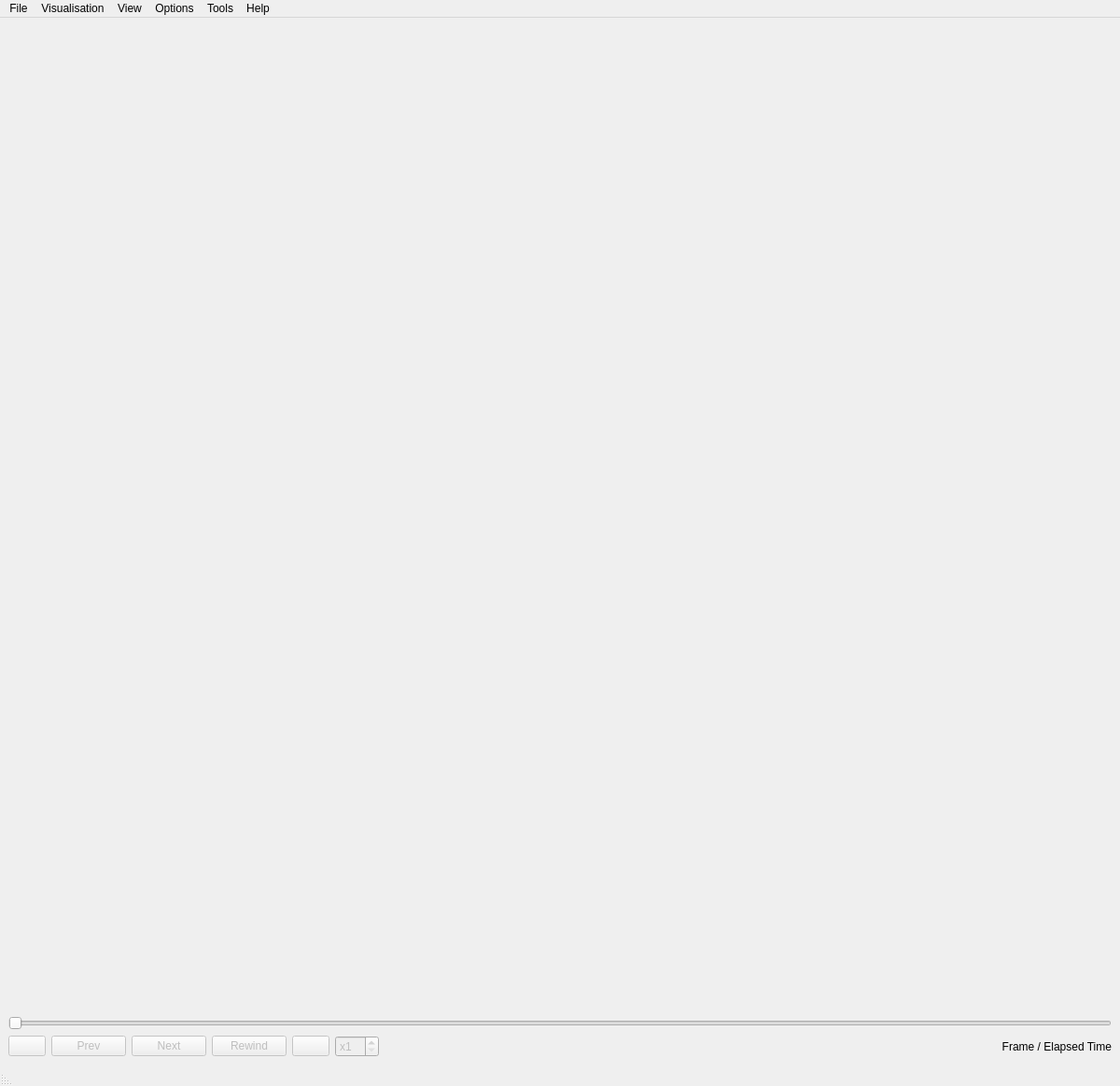
<?xml version="1.0" encoding="UTF-8"?>
<ui version="4.0">
 <class>mainwindow</class>
 <widget class="QMainWindow" name="mainwindow">
  <property name="geometry">
   <rect>
    <x>0</x>
    <y>0</y>
    <width>1200</width>
    <height>1164</height>
   </rect>
  </property>
  <property name="sizePolicy">
   <sizepolicy hsizetype="Maximum" vsizetype="Maximum">
    <horstretch>0</horstretch>
    <verstretch>0</verstretch>
   </sizepolicy>
  </property>
  <property name="acceptDrops">
   <bool>true</bool>
  </property>
  <property name="windowTitle">
   <string>JPSvis</string>
  </property>
  <property name="windowIcon">
   <iconset resource="icons.qrc">
    <normaloff>:/new/iconsS/icons/JPSvis.png</normaloff>:/new/iconsS/icons/JPSvis.png</iconset>
  </property>
  <property name="toolTip">
   <string>Visualise Pedestrian Motions</string>
  </property>
  <property name="whatsThis">
   <string>a Software....</string>
  </property>
  <widget class="QWidget" name="centralwidget">
   <property name="sizePolicy">
    <sizepolicy hsizetype="Maximum" vsizetype="Maximum">
     <horstretch>0</horstretch>
     <verstretch>0</verstretch>
    </sizepolicy>
   </property>
   <property name="minimumSize">
    <size>
     <width>1024</width>
     <height>768</height>
    </size>
   </property>
   <layout class="QVBoxLayout" name="verticalLayout_2">
    <item>
     <widget class="QVTKOpenGLNativeWidget" name="render_widget" native="true">
      <property name="sizePolicy">
       <sizepolicy hsizetype="Preferred" vsizetype="Preferred">
        <horstretch>10</horstretch>
        <verstretch>10</verstretch>
       </sizepolicy>
      </property>
     </widget>
    </item>
    <item>
     <widget class="QSlider" name="framesIndicatorSlider">
      <property name="enabled">
       <bool>false</bool>
      </property>
      <property name="maximum">
       <number>60</number>
      </property>
      <property name="pageStep">
       <number>1</number>
      </property>
      <property name="tracking">
       <bool>true</bool>
      </property>
      <property name="orientation">
       <enum>Qt::Horizontal</enum>
      </property>
     </widget>
    </item>
    <item>
     <layout class="QHBoxLayout" name="horizontalLayout_2">
      <item>
       <widget class="QPushButton" name="BtStart">
        <property name="enabled">
         <bool>false</bool>
        </property>
        <property name="toolTip">
         <string>Start Visualisation</string>
        </property>
        <property name="icon">
         <iconset resource="icons.qrc">
          <normaloff>:/new/iconsS/icons/Play1Hot.png</normaloff>
          <normalon>:/new/iconsS/icons/PauseHot.png</normalon>:/new/iconsS/icons/Play1Hot.png</iconset>
        </property>
        <property name="iconSize">
         <size>
          <width>20</width>
          <height>20</height>
         </size>
        </property>
        <property name="checkable">
         <bool>true</bool>
        </property>
       </widget>
      </item>
      <item>
       <widget class="QPushButton" name="BtPreviousFrame">
        <property name="enabled">
         <bool>false</bool>
        </property>
        <property name="text">
         <string>Prev</string>
        </property>
       </widget>
      </item>
      <item>
       <widget class="QPushButton" name="BtNextFrame">
        <property name="enabled">
         <bool>false</bool>
        </property>
        <property name="text">
         <string>Next</string>
        </property>
       </widget>
      </item>
      <item>
       <widget class="QPushButton" name="rewind">
        <property name="enabled">
         <bool>false</bool>
        </property>
        <property name="text">
         <string>Rewind</string>
        </property>
       </widget>
      </item>
      <item>
       <widget class="QPushButton" name="BtRecord">
        <property name="enabled">
         <bool>false</bool>
        </property>
        <property name="toolTip">
         <string>Start Recording</string>
        </property>
        <property name="text">
         <string/>
        </property>
        <property name="icon">
         <iconset resource="icons.qrc">
          <normaloff>:/new/iconsS/icons/RecordPressed.png</normaloff>:/new/iconsS/icons/RecordPressed.png</iconset>
        </property>
        <property name="iconSize">
         <size>
          <width>20</width>
          <height>20</height>
         </size>
        </property>
        <property name="checkable">
         <bool>true</bool>
        </property>
       </widget>
      </item>
      <item>
       <widget class="QSpinBox" name="replaySpeedSelector">
        <property name="enabled">
         <bool>false</bool>
        </property>
        <property name="prefix">
         <string>x</string>
        </property>
        <property name="minimum">
         <number>1</number>
        </property>
        <property name="maximum">
         <number>10</number>
        </property>
       </widget>
      </item>
      <item>
       <spacer name="horizontalSpacer">
        <property name="orientation">
         <enum>Qt::Horizontal</enum>
        </property>
        <property name="sizeHint" stdset="0">
         <size>
          <width>40</width>
          <height>20</height>
         </size>
        </property>
       </spacer>
      </item>
      <item>
       <widget class="QLabel" name="time">
        <property name="sizePolicy">
         <sizepolicy hsizetype="Expanding" vsizetype="Preferred">
          <horstretch>1</horstretch>
          <verstretch>0</verstretch>
         </sizepolicy>
        </property>
        <property name="text">
         <string>Frame / Elapsed Time</string>
        </property>
        <property name="alignment">
         <set>Qt::AlignRight|Qt::AlignTrailing|Qt::AlignVCenter</set>
        </property>
       </widget>
      </item>
     </layout>
    </item>
   </layout>
  </widget>
  <widget class="QMenuBar" name="menubar">
   <property name="geometry">
    <rect>
     <x>0</x>
     <y>0</y>
     <width>1200</width>
     <height>22</height>
    </rect>
   </property>
   <widget class="QMenu" name="menuFile">
    <property name="title">
     <string>File</string>
    </property>
    <addaction name="actionOpenFile"/>
    <addaction name="separator"/>
    <addaction name="actionExit"/>
   </widget>
   <widget class="QMenu" name="menuApplication">
    <property name="title">
     <string>Visualisation</string>
    </property>
    <addaction name="actionTogglePlayback"/>
    <addaction name="actionRewind"/>
    <addaction name="actionRecord"/>
    <addaction name="actionNextFrame"/>
    <addaction name="actionPreviousFrame"/>
    <addaction name="actionIncreaseReplaySpeed"/>
    <addaction name="actionDecreaseReplaySpeed"/>
   </widget>
   <widget class="QMenu" name="menuHelp">
    <property name="title">
     <string>Help</string>
    </property>
    <addaction name="separator"/>
    <addaction name="actionAbout"/>
    <addaction name="separator"/>
   </widget>
   <widget class="QMenu" name="menuOptions">
    <property name="title">
     <string>Options</string>
    </property>
    <addaction name="actionBackground_Color"/>
    <addaction name="actionFloor_Color"/>
    <addaction name="actionWalls_Color"/>
    <addaction name="actionObstacles_Color"/>
    <addaction name="actionNavigation_Lines_Color"/>
    <addaction name="separator"/>
    <addaction name="actionPedestrian_Shape"/>
    <addaction name="actionRemember_Settings"/>
   </widget>
   <widget class="QMenu" name="menuView">
    <property name="title">
     <string>View</string>
    </property>
    <widget class="QMenu" name="menuCamera_View">
     <property name="title">
      <string>Camera View</string>
     </property>
     <addaction name="actionCameraViewTop"/>
     <addaction name="separator"/>
     <addaction name="actionTop_Rotate"/>
     <addaction name="actionSide_Rotate"/>
     <addaction name="separator"/>
    </widget>
    <addaction name="action2_D"/>
    <addaction name="action3_D"/>
    <addaction name="menuCamera_View"/>
    <addaction name="separator"/>
    <addaction name="actionShow_Agents"/>
    <addaction name="actionShow_Captions"/>
    <addaction name="actionShow_Trajectories"/>
    <addaction name="actionShow_Directions"/>
    <addaction name="separator"/>
    <addaction name="actionShow_Geometry"/>
    <addaction name="actionShow_Floor"/>
    <addaction name="actionShow_Exits"/>
    <addaction name="actionShow_Walls"/>
    <addaction name="actionShow_Axis"/>
    <addaction name="actionShow_Wall_Caption"/>
    <addaction name="actionShow_Room_Caption"/>
    <addaction name="actionShow_Door_Caption"/>
    <addaction name="actionShow_Obstacles"/>
    <addaction name="actionShow_Navigation_Lines"/>
    <addaction name="actionShow_Gradient_Field"/>
    <addaction name="actionShow_Geometry_Captions"/>
    <addaction name="separator"/>
    <addaction name="actionShow_Onscreen_Infos"/>
    <addaction name="separator"/>
    <addaction name="actionShowGeometry_Structure"/>
   </widget>
   <widget class="QMenu" name="menuTools">
    <property name="title">
     <string>Tools</string>
    </property>
    <addaction name="actionSnapshot"/>
    <addaction name="separator"/>
    <addaction name="actionRecord_PNG_sequences"/>
    <addaction name="actionRender_PNG_to_AVI"/>
   </widget>
   <addaction name="menuFile"/>
   <addaction name="menuApplication"/>
   <addaction name="menuView"/>
   <addaction name="menuOptions"/>
   <addaction name="menuTools"/>
   <addaction name="menuHelp"/>
  </widget>
  <widget class="QStatusBar" name="statusbar">
   <property name="mouseTracking">
    <bool>true</bool>
   </property>
   <property name="layoutDirection">
    <enum>Qt::RightToLeft</enum>
   </property>
  </widget>
  <action name="actionExit">
   <property name="text">
    <string>Exit</string>
   </property>
   <property name="toolTip">
    <string>Quit the application</string>
   </property>
   <property name="shortcut">
    <string>Ctrl+Q</string>
   </property>
  </action>
  <action name="actionTogglePlayback">
   <property name="checkable">
    <bool>false</bool>
   </property>
   <property name="enabled">
    <bool>false</bool>
   </property>
   <property name="text">
    <string>Pause/Resume</string>
   </property>
   <property name="shortcut">
    <string>Space</string>
   </property>
  </action>
  <action name="actionAbout">
   <property name="text">
    <string>About JPSvis</string>
   </property>
   <property name="shortcut">
    <string>F1</string>
   </property>
  </action>
  <action name="actionRecord">
   <property name="enabled">
    <bool>false</bool>
   </property>
   <property name="text">
    <string>Record</string>
   </property>
   <property name="shortcut">
    <string>Ctrl+L</string>
   </property>
  </action>
  <action name="action2_D">
   <property name="checkable">
    <bool>true</bool>
   </property>
   <property name="enabled">
    <bool>true</bool>
   </property>
   <property name="text">
    <string>2-D</string>
   </property>
   <property name="shortcut">
    <string>Ctrl+2</string>
   </property>
  </action>
  <action name="actionOpenFile">
   <property name="enabled">
    <bool>true</bool>
   </property>
   <property name="text">
    <string>Open File</string>
   </property>
   <property name="shortcut">
    <string>Ctrl+O</string>
   </property>
  </action>
  <action name="action3_D">
   <property name="checkable">
    <bool>true</bool>
   </property>
   <property name="checked">
    <bool>true</bool>
   </property>
   <property name="enabled">
    <bool>true</bool>
   </property>
   <property name="text">
    <string>3-D</string>
   </property>
   <property name="shortcut">
    <string>Ctrl+3</string>
   </property>
  </action>
  <action name="actionShow_Agents">
   <property name="checkable">
    <bool>true</bool>
   </property>
   <property name="checked">
    <bool>true</bool>
   </property>
   <property name="enabled">
    <bool>true</bool>
   </property>
   <property name="text">
    <string>Show Agents</string>
   </property>
  </action>
  <action name="actionShow_Trajectories">
   <property name="checkable">
    <bool>true</bool>
   </property>
   <property name="enabled">
    <bool>true</bool>
   </property>
   <property name="text">
    <string>Show Trajectories</string>
   </property>
   <property name="shortcut">
    <string>S, T</string>
   </property>
  </action>
  <action name="actionShow_Geometry">
   <property name="checkable">
    <bool>true</bool>
   </property>
   <property name="checked">
    <bool>true</bool>
   </property>
   <property name="enabled">
    <bool>true</bool>
   </property>
   <property name="text">
    <string>Show Geometry</string>
   </property>
   <property name="shortcut">
    <string>S, G</string>
   </property>
  </action>
  <action name="actionShow_Captions">
   <property name="checkable">
    <bool>true</bool>
   </property>
   <property name="checked">
    <bool>false</bool>
   </property>
   <property name="text">
    <string>Show Agents Captions</string>
   </property>
   <property name="shortcut">
    <string>S, C</string>
   </property>
  </action>
  <action name="actionBackground_Color">
   <property name="text">
    <string>Background Color</string>
   </property>
   <property name="shortcut">
    <string>Ctrl+K</string>
   </property>
  </action>
  <action name="actionShow_Axis">
   <property name="checkable">
    <bool>true</bool>
   </property>
   <property name="enabled">
    <bool>false</bool>
   </property>
   <property name="text">
    <string>Show Axis</string>
   </property>
   <property name="shortcut">
    <string>S, A</string>
   </property>
   <property name="visible">
    <bool>false</bool>
   </property>
  </action>
  <action name="actionCameraViewTop">
   <property name="checkable">
    <bool>false</bool>
   </property>
   <property name="checked">
    <bool>false</bool>
   </property>
   <property name="text">
    <string>Top Reset</string>
   </property>
  </action>
  <action name="actionPedestrian_Shape">
   <property name="text">
    <string>Settings</string>
   </property>
   <property name="shortcut">
    <string>Ctrl+,</string>
   </property>
   <property name="visible">
    <bool>false</bool>
   </property>
  </action>
  <action name="actionSnapshot">
   <property name="text">
    <string>Snapshot</string>
   </property>
   <property name="shortcut">
    <string>F5</string>
   </property>
  </action>
  <action name="actionRecord_PNG_sequences">
   <property name="enabled">
    <bool>true</bool>
   </property>
   <property name="text">
    <string>Record PNG sequences</string>
   </property>
   <property name="shortcut">
    <string>F6</string>
   </property>
  </action>
  <action name="actionRender_PNG_to_AVI">
   <property name="enabled">
    <bool>false</bool>
   </property>
   <property name="text">
    <string>Render PNG to AVI</string>
   </property>
   <property name="visible">
    <bool>false</bool>
   </property>
  </action>
  <action name="actionWalls_Color">
   <property name="text">
    <string>Walls Color</string>
   </property>
   <property name="shortcut">
    <string>Ctrl+W</string>
   </property>
  </action>
  <action name="actionShow_Onscreen_Infos">
   <property name="checkable">
    <bool>true</bool>
   </property>
   <property name="checked">
    <bool>true</bool>
   </property>
   <property name="text">
    <string>Show Onscreen Infos</string>
   </property>
  </action>
  <action name="actionShow_Exits">
   <property name="checkable">
    <bool>true</bool>
   </property>
   <property name="checked">
    <bool>true</bool>
   </property>
   <property name="text">
    <string>Show Exits</string>
   </property>
  </action>
  <action name="actionShow_Walls">
   <property name="checkable">
    <bool>true</bool>
   </property>
   <property name="checked">
    <bool>true</bool>
   </property>
   <property name="text">
    <string>Show Walls</string>
   </property>
  </action>
  <action name="actionShow_Wall_Caption">
   <property name="enabled">
    <bool>false</bool>
   </property>
   <property name="text">
    <string>Show Wall Caption</string>
   </property>
   <property name="visible">
    <bool>false</bool>
   </property>
  </action>
  <action name="actionShow_Room_Caption">
   <property name="text">
    <string>Show Room Caption</string>
   </property>
   <property name="visible">
    <bool>false</bool>
   </property>
  </action>
  <action name="actionShow_Door_Caption">
   <property name="text">
    <string>Show Door Caption</string>
   </property>
   <property name="visible">
    <bool>false</bool>
   </property>
  </action>
  <action name="actionShow_Geometry_Captions">
   <property name="checkable">
    <bool>true</bool>
   </property>
   <property name="checked">
    <bool>true</bool>
   </property>
   <property name="text">
    <string>Show Geometry Captions</string>
   </property>
  </action>
  <action name="actionShow_Navigation_Lines">
   <property name="checkable">
    <bool>true</bool>
   </property>
   <property name="checked">
    <bool>true</bool>
   </property>
   <property name="text">
    <string>Show Navigation Lines</string>
   </property>
  </action>
  <action name="actionNavigation_Lines_Color">
   <property name="text">
    <string>Navigation Lines Color</string>
   </property>
  </action>
  <action name="actionFloor_Color">
   <property name="text">
    <string>Floor Color</string>
   </property>
  </action>
  <action name="actionShow_Floor">
   <property name="checkable">
    <bool>true</bool>
   </property>
   <property name="checked">
    <bool>true</bool>
   </property>
   <property name="text">
    <string>Show Floor</string>
   </property>
  </action>
  <action name="actionRemember_Settings">
   <property name="checkable">
    <bool>true</bool>
   </property>
   <property name="checked">
    <bool>true</bool>
   </property>
   <property name="text">
    <string>Remember Settings</string>
   </property>
  </action>
  <action name="actionShowGeometry_Structure">
   <property name="checkable">
    <bool>true</bool>
   </property>
   <property name="text">
    <string>Show Geometry Structure</string>
   </property>
   <property name="toolTip">
    <string>Display the structure of the geometry </string>
   </property>
   <property name="shortcut">
    <string>Ctrl+G</string>
   </property>
  </action>
  <action name="actionShow_Obstacles">
   <property name="checkable">
    <bool>true</bool>
   </property>
   <property name="checked">
    <bool>true</bool>
   </property>
   <property name="text">
    <string>Show Obstacles</string>
   </property>
  </action>
  <action name="actionObstacles_Color">
   <property name="text">
    <string>Obstacles Color</string>
   </property>
  </action>
  <action name="actionShow_Gradient_Field">
   <property name="checkable">
    <bool>true</bool>
   </property>
   <property name="checked">
    <bool>true</bool>
   </property>
   <property name="text">
    <string>Show Gradient Field</string>
   </property>
  </action>
  <action name="actionShow_Directions">
   <property name="checkable">
    <bool>true</bool>
   </property>
   <property name="text">
    <string>Show Directions</string>
   </property>
  </action>
  <action name="actionTop_Rotate">
   <property name="text">
    <string>Top Rotate</string>
   </property>
  </action>
  <action name="actionSide_Rotate">
   <property name="text">
    <string>Side Rotate</string>
   </property>
  </action>
  <action name="actionRewind">
   <property name="enabled">
    <bool>false</bool>
   </property>
   <property name="text">
    <string>Rewind</string>
   </property>
   <property name="toolTip">
    <string>Rewind</string>
   </property>
   <property name="shortcut">
    <string>Ctrl+R</string>
   </property>
  </action>
  <action name="actionNextFrame">
   <property name="enabled">
    <bool>false</bool>
   </property>
   <property name="text">
    <string>Next Frame</string>
   </property>
   <property name="shortcut">
    <string>Right</string>
   </property>
  </action>
  <action name="actionPreviousFrame">
   <property name="enabled">
    <bool>false</bool>
   </property>
   <property name="text">
    <string>Previous Frame</string>
   </property>
   <property name="shortcut">
    <string>Left</string>
   </property>
  </action>
  <action name="actionIncreaseReplaySpeed">
   <property name="enabled">
    <bool>false</bool>
   </property>
   <property name="text">
    <string>Increase Replay Speed</string>
   </property>
   <property name="shortcut">
    <string>Up</string>
   </property>
  </action>
  <action name="actionDecreaseReplaySpeed">
   <property name="enabled">
    <bool>false</bool>
   </property>
   <property name="text">
    <string>Decrease Replay Speed</string>
   </property>
   <property name="shortcut">
    <string>Down</string>
   </property>
  </action>
 </widget>
 <customwidgets>
  <customwidget>
   <class>QVTKOpenGLNativeWidget</class>
   <extends>QWidget</extends>
   <header>QVTKOpenGLNativeWidget.h</header>
   <container>1</container>
  </customwidget>
 </customwidgets>
 <resources>
  <include location="icons.qrc"/>
 </resources>
 <connections>
  <connection>
   <sender>actionAbout</sender>
   <signal>triggered()</signal>
   <receiver>mainwindow</receiver>
   <slot>slotHelpAbout()</slot>
   <hints>
    <hint type="sourcelabel">
     <x>-1</x>
     <y>-1</y>
    </hint>
    <hint type="destinationlabel">
     <x>246</x>
     <y>189</y>
    </hint>
   </hints>
  </connection>
  <connection>
   <sender>actionExit</sender>
   <signal>triggered()</signal>
   <receiver>mainwindow</receiver>
   <slot>slotExit()</slot>
   <hints>
    <hint type="sourcelabel">
     <x>-1</x>
     <y>-1</y>
    </hint>
    <hint type="destinationlabel">
     <x>246</x>
     <y>189</y>
    </hint>
   </hints>
  </connection>
  <connection>
   <sender>actionOpenFile</sender>
   <signal>triggered()</signal>
   <receiver>mainwindow</receiver>
   <slot>slotOpenFile()</slot>
   <hints>
    <hint type="sourcelabel">
     <x>-1</x>
     <y>-1</y>
    </hint>
    <hint type="destinationlabel">
     <x>318</x>
     <y>264</y>
    </hint>
   </hints>
  </connection>
  <connection>
   <sender>actionShow_Trajectories</sender>
   <signal>triggered()</signal>
   <receiver>mainwindow</receiver>
   <slot>slotShowTrajectoryOnly()</slot>
   <hints>
    <hint type="sourcelabel">
     <x>-1</x>
     <y>-1</y>
    </hint>
    <hint type="destinationlabel">
     <x>318</x>
     <y>264</y>
    </hint>
   </hints>
  </connection>
  <connection>
   <sender>actionShow_Agents</sender>
   <signal>triggered()</signal>
   <receiver>mainwindow</receiver>
   <slot>slotShowPedestrianOnly()</slot>
   <hints>
    <hint type="sourcelabel">
     <x>-1</x>
     <y>-1</y>
    </hint>
    <hint type="destinationlabel">
     <x>318</x>
     <y>264</y>
    </hint>
   </hints>
  </connection>
  <connection>
   <sender>actionShow_Geometry</sender>
   <signal>changed()</signal>
   <receiver>mainwindow</receiver>
   <slot>slotShowGeometry()</slot>
   <hints>
    <hint type="sourcelabel">
     <x>-1</x>
     <y>-1</y>
    </hint>
    <hint type="destinationlabel">
     <x>318</x>
     <y>264</y>
    </hint>
   </hints>
  </connection>
  <connection>
   <sender>action2_D</sender>
   <signal>changed()</signal>
   <receiver>mainwindow</receiver>
   <slot>slotToogle2D()</slot>
   <hints>
    <hint type="sourcelabel">
     <x>-1</x>
     <y>-1</y>
    </hint>
    <hint type="destinationlabel">
     <x>318</x>
     <y>264</y>
    </hint>
   </hints>
  </connection>
  <connection>
   <sender>action3_D</sender>
   <signal>changed()</signal>
   <receiver>mainwindow</receiver>
   <slot>slotToogle3D()</slot>
   <hints>
    <hint type="sourcelabel">
     <x>-1</x>
     <y>-1</y>
    </hint>
    <hint type="destinationlabel">
     <x>318</x>
     <y>264</y>
    </hint>
   </hints>
  </connection>
  <connection>
   <sender>actionShow_Captions</sender>
   <signal>changed()</signal>
   <receiver>mainwindow</receiver>
   <slot>slotShowPedestrianCaption()</slot>
   <hints>
    <hint type="sourcelabel">
     <x>-1</x>
     <y>-1</y>
    </hint>
    <hint type="destinationlabel">
     <x>224</x>
     <y>199</y>
    </hint>
   </hints>
  </connection>
  <connection>
   <sender>actionShow_Axis</sender>
   <signal>changed()</signal>
   <receiver>mainwindow</receiver>
   <slot>slotToogleShowAxis()</slot>
   <hints>
    <hint type="sourcelabel">
     <x>-1</x>
     <y>-1</y>
    </hint>
    <hint type="destinationlabel">
     <x>224</x>
     <y>199</y>
    </hint>
   </hints>
  </connection>
  <connection>
   <sender>actionCameraViewTop</sender>
   <signal>triggered(bool)</signal>
   <receiver>mainwindow</receiver>
   <slot>slotSetCameraPerspectiveToTop()</slot>
   <hints>
    <hint type="sourcelabel">
     <x>-1</x>
     <y>-1</y>
    </hint>
    <hint type="destinationlabel">
     <x>224</x>
     <y>199</y>
    </hint>
   </hints>
  </connection>
  <connection>
   <sender>actionBackground_Color</sender>
   <signal>triggered()</signal>
   <receiver>mainwindow</receiver>
   <slot>slotChangeBackgroundColor()</slot>
   <hints>
    <hint type="sourcelabel">
     <x>-1</x>
     <y>-1</y>
    </hint>
    <hint type="destinationlabel">
     <x>224</x>
     <y>199</y>
    </hint>
   </hints>
  </connection>
  <connection>
   <sender>actionSnapshot</sender>
   <signal>triggered()</signal>
   <receiver>mainwindow</receiver>
   <slot>slotTakeScreenShot()</slot>
   <hints>
    <hint type="sourcelabel">
     <x>-1</x>
     <y>-1</y>
    </hint>
    <hint type="destinationlabel">
     <x>224</x>
     <y>199</y>
    </hint>
   </hints>
  </connection>
  <connection>
   <sender>actionRecord_PNG_sequences</sender>
   <signal>triggered()</signal>
   <receiver>mainwindow</receiver>
   <slot>slotRecordPNGsequence()</slot>
   <hints>
    <hint type="sourcelabel">
     <x>-1</x>
     <y>-1</y>
    </hint>
    <hint type="destinationlabel">
     <x>224</x>
     <y>199</y>
    </hint>
   </hints>
  </connection>
  <connection>
   <sender>actionRender_PNG_to_AVI</sender>
   <signal>triggered()</signal>
   <receiver>mainwindow</receiver>
   <slot>slotRenderPNG2AVI()</slot>
   <hints>
    <hint type="sourcelabel">
     <x>-1</x>
     <y>-1</y>
    </hint>
    <hint type="destinationlabel">
     <x>224</x>
     <y>199</y>
    </hint>
   </hints>
  </connection>
  <connection>
   <sender>actionWalls_Color</sender>
   <signal>triggered()</signal>
   <receiver>mainwindow</receiver>
   <slot>slotChangeWallsColor()</slot>
   <hints>
    <hint type="sourcelabel">
     <x>-1</x>
     <y>-1</y>
    </hint>
    <hint type="destinationlabel">
     <x>224</x>
     <y>199</y>
    </hint>
   </hints>
  </connection>
  <connection>
   <sender>actionShow_Onscreen_Infos</sender>
   <signal>triggered()</signal>
   <receiver>mainwindow</receiver>
   <slot>slotShowOnScreenInfos()</slot>
   <hints>
    <hint type="sourcelabel">
     <x>-1</x>
     <y>-1</y>
    </hint>
    <hint type="destinationlabel">
     <x>224</x>
     <y>199</y>
    </hint>
   </hints>
  </connection>
  <connection>
   <sender>actionShow_Exits</sender>
   <signal>triggered()</signal>
   <receiver>mainwindow</receiver>
   <slot>slotShowHideExits()</slot>
   <hints>
    <hint type="sourcelabel">
     <x>-1</x>
     <y>-1</y>
    </hint>
    <hint type="destinationlabel">
     <x>224</x>
     <y>199</y>
    </hint>
   </hints>
  </connection>
  <connection>
   <sender>actionShow_Walls</sender>
   <signal>triggered()</signal>
   <receiver>mainwindow</receiver>
   <slot>slotShowHideWalls()</slot>
   <hints>
    <hint type="sourcelabel">
     <x>-1</x>
     <y>-1</y>
    </hint>
    <hint type="destinationlabel">
     <x>224</x>
     <y>199</y>
    </hint>
   </hints>
  </connection>
  <connection>
   <sender>actionShow_Geometry_Captions</sender>
   <signal>triggered()</signal>
   <receiver>mainwindow</receiver>
   <slot>slotShowHideGeometryCaptions()</slot>
   <hints>
    <hint type="sourcelabel">
     <x>-1</x>
     <y>-1</y>
    </hint>
    <hint type="destinationlabel">
     <x>224</x>
     <y>199</y>
    </hint>
   </hints>
  </connection>
  <connection>
   <sender>actionNavigation_Lines_Color</sender>
   <signal>triggered()</signal>
   <receiver>mainwindow</receiver>
   <slot>slotChangeNavLinesColor()</slot>
   <hints>
    <hint type="sourcelabel">
     <x>-1</x>
     <y>-1</y>
    </hint>
    <hint type="destinationlabel">
     <x>224</x>
     <y>199</y>
    </hint>
   </hints>
  </connection>
  <connection>
   <sender>actionShow_Floor</sender>
   <signal>changed()</signal>
   <receiver>mainwindow</receiver>
   <slot>slotShowHideFloor()</slot>
   <hints>
    <hint type="sourcelabel">
     <x>-1</x>
     <y>-1</y>
    </hint>
    <hint type="destinationlabel">
     <x>224</x>
     <y>199</y>
    </hint>
   </hints>
  </connection>
  <connection>
   <sender>actionFloor_Color</sender>
   <signal>triggered()</signal>
   <receiver>mainwindow</receiver>
   <slot>slotChangeFloorColor()</slot>
   <hints>
    <hint type="sourcelabel">
     <x>-1</x>
     <y>-1</y>
    </hint>
    <hint type="destinationlabel">
     <x>224</x>
     <y>199</y>
    </hint>
   </hints>
  </connection>
  <connection>
   <sender>actionShowGeometry_Structure</sender>
   <signal>triggered()</signal>
   <receiver>mainwindow</receiver>
   <slot>slotShowGeometryStructure()</slot>
   <hints>
    <hint type="sourcelabel">
     <x>-1</x>
     <y>-1</y>
    </hint>
    <hint type="destinationlabel">
     <x>224</x>
     <y>199</y>
    </hint>
   </hints>
  </connection>
  <connection>
   <sender>actionShow_Obstacles</sender>
   <signal>triggered()</signal>
   <receiver>mainwindow</receiver>
   <slot>slotShowHideObstacles()</slot>
   <hints>
    <hint type="sourcelabel">
     <x>-1</x>
     <y>-1</y>
    </hint>
    <hint type="destinationlabel">
     <x>224</x>
     <y>199</y>
    </hint>
   </hints>
  </connection>
  <connection>
   <sender>actionObstacles_Color</sender>
   <signal>triggered()</signal>
   <receiver>mainwindow</receiver>
   <slot>slotChangeObstacleColor()</slot>
   <hints>
    <hint type="sourcelabel">
     <x>-1</x>
     <y>-1</y>
    </hint>
    <hint type="destinationlabel">
     <x>224</x>
     <y>199</y>
    </hint>
   </hints>
  </connection>
  <connection>
   <sender>BtNextFrame</sender>
   <signal>clicked()</signal>
   <receiver>actionNextFrame</receiver>
   <slot>trigger()</slot>
   <hints>
    <hint type="sourcelabel">
     <x>222</x>
     <y>1122</y>
    </hint>
    <hint type="destinationlabel">
     <x>-1</x>
     <y>-1</y>
    </hint>
   </hints>
  </connection>
  <connection>
   <sender>BtPreviousFrame</sender>
   <signal>clicked()</signal>
   <receiver>actionPreviousFrame</receiver>
   <slot>trigger()</slot>
   <hints>
    <hint type="sourcelabel">
     <x>149</x>
     <y>1122</y>
    </hint>
    <hint type="destinationlabel">
     <x>-1</x>
     <y>-1</y>
    </hint>
   </hints>
  </connection>
  <connection>
   <sender>BtRecord</sender>
   <signal>toggled(bool)</signal>
   <receiver>mainwindow</receiver>
   <slot>slotToggleRecording(bool)</slot>
   <hints>
    <hint type="sourcelabel">
     <x>379</x>
     <y>1124</y>
    </hint>
    <hint type="destinationlabel">
     <x>318</x>
     <y>261</y>
    </hint>
   </hints>
  </connection>
  <connection>
   <sender>BtStart</sender>
   <signal>toggled(bool)</signal>
   <receiver>mainwindow</receiver>
   <slot>slotTogglePlayback(bool)</slot>
   <hints>
    <hint type="sourcelabel">
     <x>77</x>
     <y>1124</y>
    </hint>
    <hint type="destinationlabel">
     <x>599</x>
     <y>581</y>
    </hint>
   </hints>
  </connection>
  <connection>
   <sender>actionShow_Directions</sender>
   <signal>toggled(bool)</signal>
   <receiver>mainwindow</receiver>
   <slot>slotTogglePedestrianDirections(bool)</slot>
   <hints>
    <hint type="sourcelabel">
     <x>-1</x>
     <y>-1</y>
    </hint>
    <hint type="destinationlabel">
     <x>599</x>
     <y>581</y>
    </hint>
   </hints>
  </connection>
  <connection>
   <sender>framesIndicatorSlider</sender>
   <signal>sliderMoved(int)</signal>
   <receiver>mainwindow</receiver>
   <slot>slotUpdateFrameSlider(int)</slot>
   <hints>
    <hint type="sourcelabel">
     <x>318</x>
     <y>1076</y>
    </hint>
    <hint type="destinationlabel">
     <x>318</x>
     <y>264</y>
    </hint>
   </hints>
  </connection>
  <connection>
   <sender>actionTogglePlayback</sender>
   <signal>triggered()</signal>
   <receiver>BtStart</receiver>
   <slot>toggle()</slot>
   <hints>
    <hint type="sourcelabel">
     <x>-1</x>
     <y>-1</y>
    </hint>
    <hint type="destinationlabel">
     <x>44</x>
     <y>1106</y>
    </hint>
   </hints>
  </connection>
  <connection>
   <sender>actionRewind</sender>
   <signal>triggered()</signal>
   <receiver>mainwindow</receiver>
   <slot>slotRewindFramesToBegin()</slot>
   <hints>
    <hint type="sourcelabel">
     <x>-1</x>
     <y>-1</y>
    </hint>
    <hint type="destinationlabel">
     <x>599</x>
     <y>581</y>
    </hint>
   </hints>
  </connection>
  <connection>
   <sender>actionNextFrame</sender>
   <signal>triggered()</signal>
   <receiver>mainwindow</receiver>
   <slot>slotNextFrame()</slot>
   <hints>
    <hint type="sourcelabel">
     <x>-1</x>
     <y>-1</y>
    </hint>
    <hint type="destinationlabel">
     <x>599</x>
     <y>581</y>
    </hint>
   </hints>
  </connection>
  <connection>
   <sender>actionPreviousFrame</sender>
   <signal>triggered()</signal>
   <receiver>mainwindow</receiver>
   <slot>slotPreviousFrame()</slot>
   <hints>
    <hint type="sourcelabel">
     <x>-1</x>
     <y>-1</y>
    </hint>
    <hint type="destinationlabel">
     <x>599</x>
     <y>581</y>
    </hint>
   </hints>
  </connection>
  <connection>
   <sender>replaySpeedSelector</sender>
   <signal>valueChanged(int)</signal>
   <receiver>mainwindow</receiver>
   <slot>slotSetReplaySpeed(int)</slot>
   <hints>
    <hint type="sourcelabel">
     <x>407</x>
     <y>1107</y>
    </hint>
    <hint type="destinationlabel">
     <x>748</x>
     <y>1126</y>
    </hint>
   </hints>
  </connection>
  <connection>
   <sender>actionIncreaseReplaySpeed</sender>
   <signal>triggered()</signal>
   <receiver>replaySpeedSelector</receiver>
   <slot>stepUp()</slot>
   <hints>
    <hint type="sourcelabel">
     <x>-1</x>
     <y>-1</y>
    </hint>
    <hint type="destinationlabel">
     <x>408</x>
     <y>1104</y>
    </hint>
   </hints>
  </connection>
  <connection>
   <sender>actionDecreaseReplaySpeed</sender>
   <signal>triggered()</signal>
   <receiver>replaySpeedSelector</receiver>
   <slot>stepDown()</slot>
   <hints>
    <hint type="sourcelabel">
     <x>-1</x>
     <y>-1</y>
    </hint>
    <hint type="destinationlabel">
     <x>408</x>
     <y>1104</y>
    </hint>
   </hints>
  </connection>
 </connections>
 <slots>
  <slot>slotHelpAbout()</slot>
  <slot>slotExit()</slot>
  <slot>slotStartPlaying()</slot>
  <slot>slotTogglePlayback(bool)</slot>
  <slot>slotToggleRecording(bool)</slot>
  <slot>slotReset()</slot>
  <slot>slotFullScreen(bool)</slot>
  <slot>slotOpenFile()</slot>
  <slot>slotToggleVisualisationMode()</slot>
  <slot>slotFrameNumber()</slot>
  <slot>slotRunningTime()</slot>
  <slot>slotLoadGeometry()</slot>
  <slot>slotAddDataSet()</slot>
  <slot>slotShowTrajectoryOnly()</slot>
  <slot>slotShowPedestrianOnly()</slot>
  <slot>slotUpdateSpeedSlider(int)</slot>
  <slot>slotUpdateFrameSlider(int)</slot>
  <slot>slotShowGeometry()</slot>
  <slot>slotToogle2D()</slot>
  <slot>slotToogle3D()</slot>
  <slot>slotFrameSliderChanged()</slot>
  <slot>slotToogleShowLegend()</slot>
  <slot>slotNextFrame()</slot>
  <slot>slotPreviousFrame()</slot>
  <slot>slotShowPedestrianCaption()</slot>
  <slot>slotToogleShowAxis()</slot>
  <slot>slotSetCameraViewAngle(bool)</slot>
  <slot>slotPickBackgroundColor()</slot>
  <slot>slotSetCameraPerspectiveToTop()</slot>
  <slot>slotSetCameraPerspectiveToFront()</slot>
  <slot>slotSetCameraPerspectiveToSide()</slot>
  <slot>slotClearGeometry()</slot>
  <slot>slotTakeScreenShot()</slot>
  <slot>slotRecordPNGsequence()</slot>
  <slot>slotRenderPNG2AVI()</slot>
  <slot>slotChangeBackgroundColor()</slot>
  <slot>slotChangeExitsColor()</slot>
  <slot>slotChangeWallsColor()</slot>
  <slot>slotShowOnScreenInfos()</slot>
  <slot>slotShowHideExits()</slot>
  <slot>slotShowHideWalls()</slot>
  <slot>slotShowHideGeometryCaptions()</slot>
  <slot>slotChangeNavLinesColor()</slot>
  <slot>slotShowHideFloor()</slot>
  <slot>slotChangeFloorColor()</slot>
  <slot>slotShowGeometryStructure()</slot>
  <slot>slotChangeObstacleColor()</slot>
  <slot>slotShowHideObstacles()</slot>
  <slot>slotRewindFramesToBegin()</slot>
  <slot>slotTogglePedestrianDirections(bool)</slot>
  <slot>slotSetReplaySpeed(int)</slot>
 </slots>
</ui>
